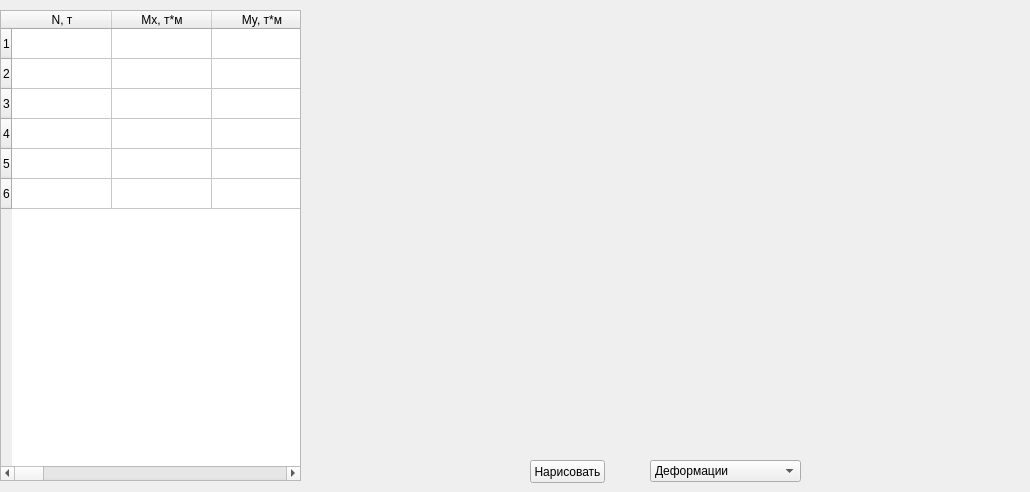
        <widget class="QWidget" name="tab_3">
         <attribute name="title">
          <string>Предельные кратк.</string>
         </attribute>
         <widget class="QTableWidget" name="tableResPS1Short">
          <property name="geometry">
           <rect>
            <x>0</x>
            <y>10</y>
            <width>301</width>
            <height>471</height>
           </rect>
          </property>
          <row>
           <property name="text">
            <string>1</string>
           </property>
          </row>
          <row>
           <property name="text">
            <string>2</string>
           </property>
          </row>
          <row>
           <property name="text">
            <string>3</string>
           </property>
          </row>
          <row>
           <property name="text">
            <string>4</string>
           </property>
          </row>
          <row>
           <property name="text">
            <string>5</string>
           </property>
          </row>
          <row>
           <property name="text">
            <string>6</string>
           </property>
          </row>
          <column>
           <property name="text">
            <string>N, т</string>
           </property>
          </column>
          <column>
           <property name="text">
            <string>Mx, т*м</string>
           </property>
          </column>
          <column>
           <property name="text">
            <string>My, т*м</string>
           </property>
          </column>
          <column>
           <property name="text">
            <string>N/Ncrx</string>
           </property>
          </column>
          <column>
           <property name="text">
            <string>N/Ncry</string>
           </property>
          </column>
          <column>
           <property name="text">
            <string>nux</string>
           </property>
          </column>
          <column>
           <property name="text">
            <string>nuy</string>
           </property>
          </column>
          <column>
           <property name="text">
            <string>Mx, т*м</string>
           </property>
          </column>
          <column>
           <property name="text">
            <string>My, т*м</string>
           </property>
          </column>
          <column>
           <property name="text">
            <string>ex, м</string>
           </property>
          </column>
          <column>
           <property name="text">
            <string>ey, м</string>
           </property>
          </column>
          <column>
           <property name="text">
            <string>phiLx</string>
           </property>
          </column>
          <column>
           <property name="text">
            <string>phiLy</string>
           </property>
          </column>
          <column>
           <property name="text">
            <string>deltaEx</string>
           </property>
          </column>
          <column>
           <property name="text">
            <string>deltaEy</string>
           </property>
          </column>
          <column>
           <property name="text">
            <string>Dx, т*м*м</string>
           </property>
          </column>
          <column>
           <property name="text">
            <string>Dy, т*м*м</string>
           </property>
          </column>
          <column>
           <property name="text">
            <string>Ncrx, т</string>
           </property>
          </column>
          <column>
           <property name="text">
            <string>Ncry, т</string>
           </property>
          </column>
         </widget>
         <widget class="MatplotlibWidget" name="mplResPS1Short">
          <property name="geometry">
           <rect>
            <x>330</x>
            <y>0</y>
            <width>691</width>
            <height>461</height>
           </rect>
          </property>
         </widget>
         <widget class="QComboBox" name="comboBoxShort">
          <property name="geometry">
           <rect>
            <x>650</x>
            <y>460</y>
            <width>151</width>
            <height>22</height>
           </rect>
          </property>
          <item>
           <property name="text">
            <string>Деформации</string>
           </property>
          </item>
          <item>
           <property name="text">
            <string>Напряжения</string>
           </property>
          </item>
         </widget>
         <widget class="QPushButton" name="buttonPlotPS1Short">
          <property name="geometry">
           <rect>
            <x>530</x>
            <y>460</y>
            <width>75</width>
            <height>23</height>
           </rect>
          </property>
          <property name="text">
           <string>Нарисовать</string>
          </property>
         </widget>
        </widget>
